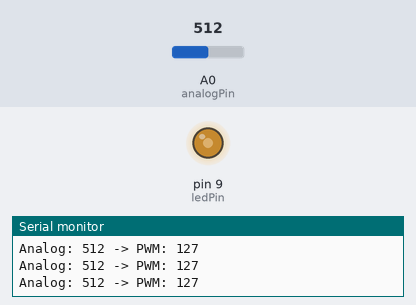
This sketch was run on a simulated Arduino Uno, built with avr-gcc and run on an emulated ATmega328P. On the bench: output pins drawn as LEDs (lit = HIGH), the last lines printed to the serial monitor. The inputs (shaded band) are chosen by the test bench; at power-on: A0 (analogPin) = 512.

Above: at 1.2 s.
1.3 s: A0 (analogPin) set to 716
At 2.5 s:
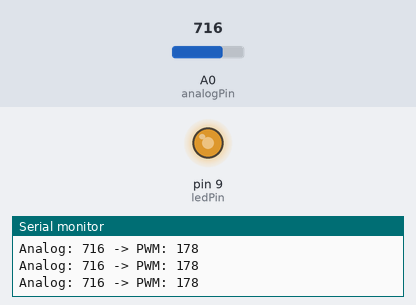
2.8 s: A0 (analogPin) set to 900
At 4.0 s:
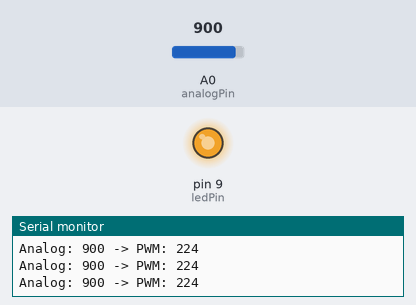
4.3 s: A0 (analogPin) set to 122
At 5.5 s:
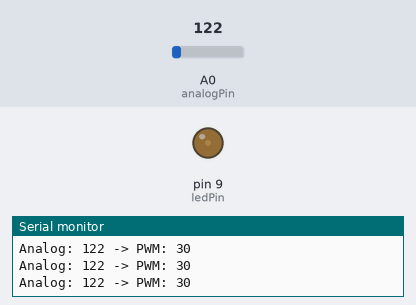
5.8 s: A0 (analogPin) set to 0
At 7.0 s:
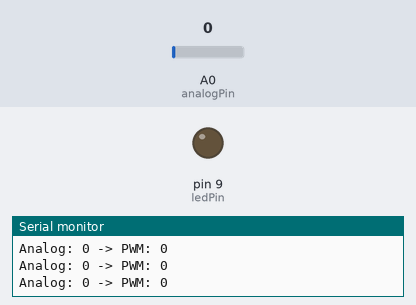
7.3 s: A0 (analogPin) set to 511
At 8.5 s:
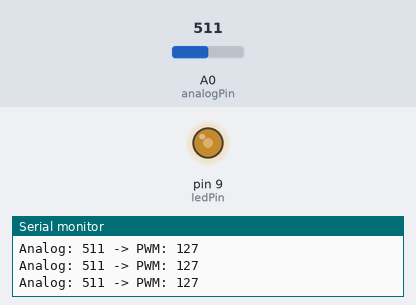
Timing chart, 0 to 9.8 s (numbered marks = the images above; inputs shaded):
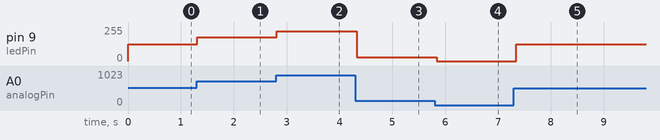

Measured:
- after the input at 1.3 s, pin 9 (ledPin): 127/255 → 178/255 at once
- after the input at 2.8 s, pin 9 (ledPin): 178/255 → 224/255 at once
- after the input at 4.3 s, pin 9 (ledPin): 224/255 → 30/255 at once
- after the input at 5.8 s, pin 9 (ledPin): 30/255 → 0/255 at once
- after the input at 7.3 s, pin 9 (ledPin): 0/255 → 127/255 at once

The sketch:

AnalogTest.ino
```cpp
/*
  Analog Test - Read analog value and control LED brightness

  This sketch demonstrates analogRead and analogWrite (PWM) functionality.
  The analog value from pin A0 should control the brightness of LED on pin 9.
*/

const int analogPin = A0;    // Pin to read analog value
const int ledPin = 9;        // PWM pin for LED (must support PWM)

void setup() {
  // Initialize serial communication for debugging
  Serial.begin(9600);

  // Initialize the LED pin as an output
  pinMode(ledPin, OUTPUT);

  // Analog pins don't need pinMode - they're input by default
  Serial.println("Analog Test Started!");
}

void loop() {
  // Read the analog value (0-1023)
  int sensorValue = analogRead(analogPin);

  // Convert to PWM value (0-255)
  int brightness = map(sensorValue, 0, 1023, 0, 255);

  // Set LED brightness
  analogWrite(ledPin, brightness);

  // Print values for debugging
  Serial.print("Analog: ");
  Serial.print(sensorValue);
  Serial.print(" -> PWM: ");
  Serial.println(brightness);

  // Small delay to avoid overwhelming serial output
  delay(100);
}
```
